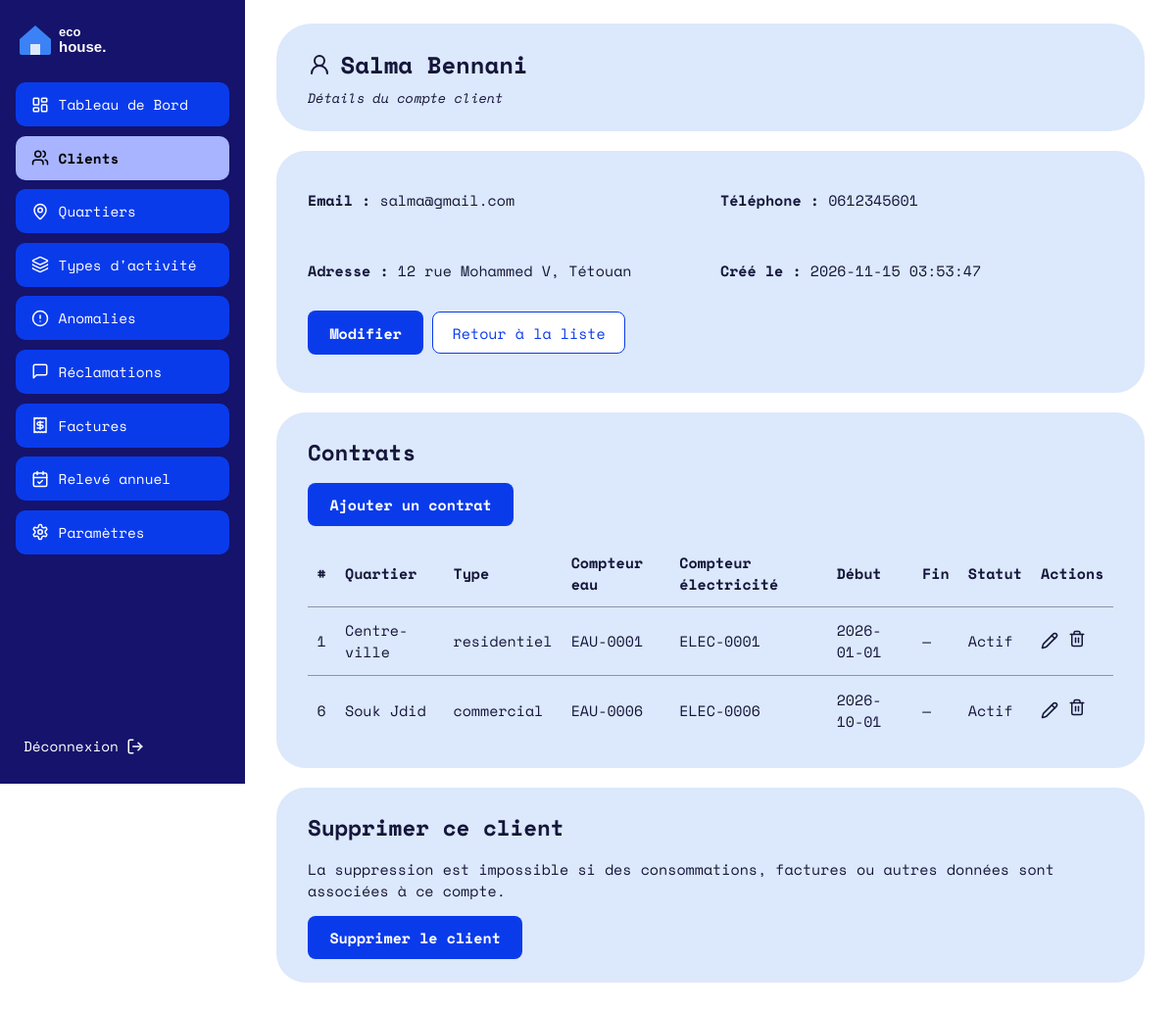
Screenshot of /Client/one/1 (signed in) with the database file from the repository.
### tables this page shows
CREATE TABLE `client` (
  `id` int(11) NOT NULL,
  `nom` varchar(100) NOT NULL,
  `prenom` varchar(100) NOT NULL,
  `adresse` varchar(255) DEFAULT NULL,
  `telephone` varchar(20) DEFAULT NULL,
  `email` varchar(150) NOT NULL,
  `mot_de_passe` varchar(255) NOT NULL,
  `date_creation` datetime DEFAULT current_timestamp()
);

CREATE TABLE `contrat` (
  `id` int(11) NOT NULL AUTO_INCREMENT,
  `id_client` int(11) NOT NULL,
  `id_quartier` int(11) NOT NULL,
  `num_compteur_eau` varchar(50) DEFAULT NULL,
  `num_compteur_elec` varchar(50) DEFAULT NULL,
  `index_initial_eau` decimal(10,2) NOT NULL DEFAULT 0.00,
  `index_initial_elec` decimal(10,2) NOT NULL DEFAULT 0.00,
  `date_debut` date NOT NULL DEFAULT curdate(),
  `date_fin` date DEFAULT NULL,
  `statut` enum('actif','resilie') NOT NULL DEFAULT 'actif',
  PRIMARY KEY (`id`),
  UNIQUE KEY `num_compteur_eau` (`num_compteur_eau`),
  UNIQUE KEY `num_compteur_elec` (`num_compteur_elec`),
  KEY `id_client` (`id_client`),
  KEY `id_quartier` (`id_quartier`),
   
  CONSTRAINT `contrat_ibfk_1` FOREIGN KEY (`id_client`) REFERENCES `client` (`id`),
  CONSTRAINT `contrat_ibfk_2` FOREIGN KEY (`id_quartier`) REFERENCES `quartier` (`id`)
);

CREATE TABLE `quartier` (
  `id` int(11) NOT NULL AUTO_INCREMENT,
  `nom` varchar(100) NOT NULL,
  `id_type_activite` int(11) NOT NULL,
  PRIMARY KEY (`id`),
  UNIQUE KEY `nom` (`nom`),
  KEY `id_type_activite` (`id_type_activite`),
  CONSTRAINT `quartier_ibfk_1` FOREIGN KEY (`id_type_activite`) REFERENCES `type_activite` (`id`)
);

CREATE TABLE `type_activite` (
  `id` int(11) NOT NULL AUTO_INCREMENT,
  `nom` varchar(50) NOT NULL,
  `seuil_eau` decimal(10,2) NOT NULL DEFAULT 50.00,     
  `seuil_elec` decimal(10,2) NOT NULL DEFAULT 500.00,   
  PRIMARY KEY (`id`),
  UNIQUE KEY `nom` (`nom`)
);

### Traitement/Client.php (called while the page is built, shortened)
<?php
function clientOne(int $id): void
{
    $client = bdClientOne($id);
    afficherVue('client/one.php', [
        'titre'   => 'Client ' . $client['prenom'] . ' ' . $client['nom'],
        'client'  => $client,
        'contrats' => bdContratsByClient($id),
    ]);
}

### index.php (called while the page is built, shortened)
<?php
require_once __DIR__ . '/BD/Connexion.php';
require_once __DIR__ . '/Traitement/Auth.php';
$url      = trim((string) ($_GET['url'] ?? ''), '/');
$segments = $url === '' ? ['Auth', 'login'] : explode('/', $url);
$entite = ucfirst(strtolower($segments[0]));
$action = strtolower($segments[1] ?? '');
$param  = $segments[2] ?? null;
$fonction = (PREFIXES[$entite] ?? strtolower($entite)) . ucfirst($action);
$rf   = new ReflectionFunction($fonction);
$args = [];
if ($rf->getNumberOfParameters() >= 1) {
    $type = $rf->getParameters()[0]->getType();
    if ($type instanceof ReflectionNamedType && $type->getName() === 'int') {
        $args[] = (int) $param;
    } elseif ($param !== null) {
        $args[] = preg_match('/^[a-z0-9_-]+$/i', $param) ? $param : '';
    }
} elseif ($param !== null) {
    afficher404();
}
$fonction(...$args);

### BD/Connexion.php (called while the page is built, shortened)
<?php
function getConnexion(): PDO
{
    static $pdo = null;
    if ($pdo instanceof PDO) {
        return $pdo;
    }
    $hote = 'localhost';
    $base = 'gestion_factures';
    $user = 'root';
    $mdp  = '';
    try {
        $pdo = new PDO("mysql:host=$hote;dbname=$base;charset=utf8mb4", $user, $mdp, [
            PDO::ATTR_ERRMODE            => PDO::ERRMODE_EXCEPTION,
            PDO::ATTR_DEFAULT_FETCH_MODE => PDO::FETCH_ASSOC,
            PDO::ATTR_EMULATE_PREPARES   => false,
        ]);
    } catch (PDOException $e) {
        http_response_code(500);
        exit('Connexion à la base impossible : MySQL est-il démarré et la base gestion_factures importée ?');
    }
    return $pdo;
}

### BD/Clients.php (called while the page is built, shortened)
<?php
function bdClientOne(int $id): array
{
    $sql = 'SELECT id, nom, prenom, adresse, telephone, email, date_creation
            FROM client
            WHERE id = ?';
    $st = getConnexion()->prepare($sql);
    $st->execute([$id]);
    return $st->fetch() ?: [];
}

### BD/Contrat.php (called while the page is built, shortened)
<?php
function bdContratsByClient(int $idClient): array
{
    $st = getConnexion()->prepare(
        BD_CONTRAT_SELECT . " WHERE c.id_client = ? ORDER BY c.statut = 'actif' DESC, c.id"
    );
    $st->execute([$idClient]);
    return $st->fetchAll();
}

### IHM/client/one.php (the view)
<?php
$e = fn($valeur) => htmlspecialchars((string) $valeur, ENT_QUOTES, 'UTF-8');
?>
<header class="carte carte-titre">
  <div>
    <h1><i data-lucide="user-round"></i> <?= $e($client['prenom'] . ' ' . $client['nom']) ?></h1>
    <p class="sous-titre">Détails du compte client</p>
  </div>
</header>
<section class="carte">
  <div class="grille-2">
    <p><strong>Email :</strong> <?= $e($client['email']) ?></p>
    <p><strong>Téléphone :</strong> <?= $e($client['telephone'] ?: '—') ?></p>
    <p><strong>Adresse :</strong> <?= $e($client['adresse'] ?: '—') ?></p>
    <p><strong>Créé le :</strong> <?= $e($client['date_creation'] ?: '—') ?></p>
  </div>
  <p>
    <a class="btn-principal" href="<?= BASE_URL ?>Client/update/<?= (int) $client['id'] ?>">Modifier</a>
    <a class="btn-secondaire" href="<?= BASE_URL ?>Client/all">Retour à la liste</a>
  </p>
</section>
<section class="carte">
  <h2>Contrats</h2>
  <p><a class="btn-principal" href="<?= BASE_URL ?>Contrat/add/<?= (int) $client['id'] ?>">Ajouter un contrat</a></p>
  <?php if (!$contrats): ?>
    <p>Aucun contrat pour ce client.</p>
  <?php else: ?>
    <div class="scroll-x">
      <table class="tableau">
        <thead>
          <tr>
            <th>#</th>
            <th>Quartier</th>
            <th>Type</th>
            <th>Compteur eau</th>
            <th>Compteur électricité</th>
            <th>Début</th>
            <th>Fin</th>
            <th>Statut</th>
            <th>Actions</th>
          </tr>
        </thead>
        <tbody>
          <?php foreach ($contrats as $contrat): ?>
            <tr>
              <td><?= (int) $contrat['id'] ?></td>
              <td><?= $e($contrat['quartier']) ?></td>
              <td><?= $e($contrat['type_activite']) ?></td>
              <td><?= $e($contrat['num_compteur_eau'] ?: '—') ?></td>
              <td><?= $e($contrat['num_compteur_elec'] ?: '—') ?></td>
              <td><?= $e($contrat['date_debut']) ?></td>
              <td><?= $e($contrat['date_fin'] ?: '—') ?></td>
              <td><?= $e($contrat['statut']) === 'resilie' ? 'Résilié' : 'Actif' ?></td>
              <td>
                <div class="actions">
                  <a href="<?= BASE_URL ?>Contrat/update/<?= (int) $contrat['id'] ?>" title="Modifier le contrat"><i data-lucide="pencil"></i></a>
                  <form method="post" action="<?= BASE_URL ?>Contrat/resilier/<?= (int) $contrat['id'] ?>" onsubmit="return confirm('Résilier ce contrat ?');" style="display:inline;">
                    <button type="submit" title="Résilier le contrat" aria-label="Résilier le contrat" style="background:none;border:none;padding:0;color:inherit;cursor:pointer;"><i data-lucide="trash-2"></i></button>
                  </form>
                </div>
              </td>
            </tr>
          <?php endforeach; ?>
        </tbody>
      </table>
    </div>
  <?php endif; ?>
</section>
<section class="carte">
  <h2>Supprimer ce client</h2>
  <p>La suppression est impossible si des consommations, factures ou autres données sont associées à ce compte.</p>
  <form method="post" action="<?= BASE_URL ?>Client/delete/<?= (int) $client['id'] ?>"
        onsubmit="return confirm('Confirmer la suppression de ce client ?');">
    <button class="btn-principal" type="submit">Supprimer le client</button>
  </form>
</section>

### IHM/layout/header.php (shortened to what this page needs)
<!DOCTYPE html>
<html lang="fr">
<head>
  <link rel="stylesheet" href="<?= BASE_URL ?>assets/css/style.css">
</head>
<body class="<?= $role ? 'espace' : 'public' ?>">
<div class="page">

### Traitement/Auth.php (shortened to what this page needs)
<?php
function afficherVue(string $vue, array $donnees = []): void
{
    $fichier = __DIR__ . '/../IHM/' . $vue;
    extract($donnees, EXTR_SKIP);
    $role  = $_SESSION['role'] ?? null;
    require __DIR__ . '/../IHM/layout/header.php';
    if ($role === 'client' || $role === 'fournisseur') {
        require __DIR__ . '/../IHM/layout/sidebar_' . $role . '.php';
        echo '<main class="contenu">';
    } else {
        echo '<main class="plein">';
    }
    require $fichier;
    require __DIR__ . '/../IHM/layout/footer.php';
}

### IHM/layout/sidebar_fournisseur.php (shortened to what this page needs)
<?php
$entiteCourante = $GLOBALS['routeCourante']['entite'] ?? '';
$menu = [
    ['Tableau de Bord',  'layout-dashboard', 'Dashboard/all',     $entiteCourante === 'Dashboard'],
    ['Clients',          'users',            'Client/all',        in_array($entiteCourante, ['Client', 'Contrat'], true)],
    ['Quartiers',        'map-pin',          'Quartier/all',      $entiteCourante === 'Quartier'],
    ['Types d\'activité','layers',           'TypeActivite/all',  in_array($entiteCourante, ['Typeactivite', 'Tranche'], true)],
    ['Anomalies',        'circle-alert',     'Anomalie/all',      $entiteCourante === 'Anomalie'],
    ['Réclamations',     'message-square',   'Reclamation/admin', $entiteCourante === 'Reclamation'],
    ['Factures',         'receipt',          'Facture/admin',     in_array($entiteCourante, ['Facture', 'Paiement'], true)],
    ['Relevé annuel',    'calendar-check',   'Annuelle/import',   $entiteCourante === 'Annuelle'],
    ['Paramètres',       'settings',         'Parametre/update',  $entiteCourante === 'Parametre'],
];
?>
<aside class="sidebar">
  <a class="logo" href="<?= BASE_URL ?>Client/all"><img src="<?= BASE_URL ?>assets/img/logo.svg" alt="eco house."></a>
  <nav>
    <?php foreach ($menu as [$libelle, $icone, $route, $actif]): ?>
      <a class="menu-btn<?= $actif ? ' actif' : '' ?>" href="<?= BASE_URL . $route ?>">
        <i data-lucide="<?= $icone ?>"></i><span><?= htmlspecialchars($libelle, ENT_QUOTES, 'UTF-8') ?></span>
      </a>
    <?php endforeach; ?>
  </nav>
  <a class="deconnexion" href="<?= BASE_URL ?>Auth/logout"><span>Déconnexion</span><i data-lucide="log-out"></i></a>
</aside>

### IHM/layout/footer.php (shortened to what this page needs)
  </main>
</div>
</body>
</html>

### assets/css/style.css (style rules this page uses)
:root { --marine:#15136B; --bleu:#0A3BEB; --bleu-clair:#A8B4FF; --carte:#DCE8FB; --cercle:#5B6CF5; --bordure:#D5DBE8; --filet:#8B93AA; --texte:#14163A; }
* { box-sizing:border-box }
body { margin:0;font-family:"Space Mono",ui-monospace,Consolas,monospace;color:var(--texte);background:#fff;font-size:15px }
h1,h2,h3 { margin:0;font-weight:700 }
a { color:var(--bleu) }
img { max-width:100% }
.page { display:flex;min-height:100vh }
.sidebar { width:250px;flex-shrink:0;background:var(--marine);color:#fff;display:flex;flex-direction:column;gap:1.5rem;padding:1.25rem 1rem;position:sticky;top:0;height:100vh }
.sidebar .logo img { height:40px;display:block }
.sidebar nav { display:flex;flex-direction:column;gap:.6rem }
.menu-btn { display:flex;align-items:center;gap:.6rem;background:var(--bleu);color:#fff;text-decoration:none;padding:.75rem 1rem;border-radius:10px;font-size:.9rem }
.menu-btn.actif { background:var(--bleu-clair);color:#000;font-weight:700 }
.menu-btn svg,.deconnexion svg { width:18px;height:18px }
.deconnexion { margin-top:auto;display:flex;align-items:center;gap:.5rem;color:#fff;text-decoration:none;font-size:.9rem;padding:.5rem }
.contenu { flex:1;min-width:0;padding:1.5rem 2rem }
.carte { background:var(--carte);border-radius:30px;padding:1.5rem 2rem;margin-bottom:1.25rem }
.carte-titre { border-radius:36px;display:flex;align-items:center;justify-content:space-between;gap:1rem }
.carte-titre h1 { font-size:1.5rem;display:flex;align-items:center;gap:.6rem }
.sous-titre { margin:.4rem 0 0;font-style:italic;font-size:.85rem }
.grille-2 { display:grid;grid-template-columns:1fr 1fr;gap:1.25rem }
.btn-principal { display:inline-block;background:var(--bleu);color:#fff;font:inherit;font-weight:700;border:0;border-radius:8px;padding:.7rem 1.4rem;cursor:pointer;text-decoration:none }
.btn-secondaire { display:inline-block;background:#fff;color:var(--bleu);font:inherit;border:1px solid var(--bleu);border-radius:8px;padding:.6rem 1.2rem;cursor:pointer;text-decoration:none }
.tableau { width:100%;border-collapse:collapse }
.tableau th { text-align:left;font-weight:700;padding:.7rem .6rem;border-bottom:1px solid var(--filet) }
.tableau td { padding:.8rem .6rem;border-bottom:1px solid var(--filet) }
.tableau tr:last-child td { border-bottom:0 }
.tableau .actions { display:flex;gap:.6rem;align-items:center }
.tableau .actions a,.tableau .actions button { color:var(--texte);background:none;border:0;padding:0;cursor:pointer;display:inline-flex }
.tableau svg { width:18px;height:18px }
.scroll-x { overflow-x:auto }

### rows the page displays
client: $e($client['prenom'] . ' ' . $client['nom']) "Salma Bennani", email "salma@gmail.com", telephone "0612345601", adresse "12 rue Mohammed V, Tétouan", date_creation "2026-11-15 03:53:47"
contrat: id "1", id_quartier.nom "Centre-ville", type_activite.nom "residentiel", num_compteur_eau "EAU-0001", num_compteur_elec "ELEC-0001", date_debut "2026-01-01", date_fin "—", statut "Actif"
contrat: id "6", id_quartier.nom "Souk Jdid", type_activite.nom "commercial", num_compteur_eau "EAU-0006", num_compteur_elec "ELEC-0006", date_debut "2026-10-01", date_fin "—", statut "Actif"

### other values shown
$libelle "Tableau de Bord"
$libelle "Clients"
$libelle "Quartiers"
$libelle "Types d'activité"
$libelle "Anomalies"
$libelle "Réclamations"
$libelle "Factures"
$libelle "Relevé annuel"
$libelle "Paramètres"
